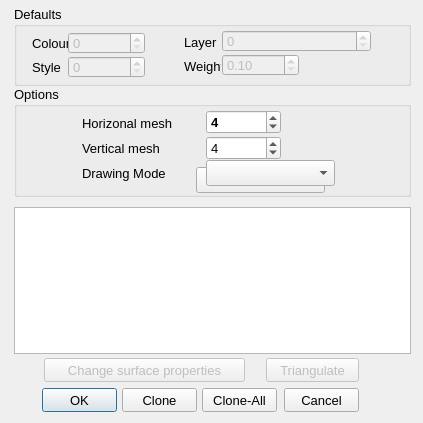
<?xml version="1.0" encoding="UTF-8"?>
<ui version="4.0">
 <class>RuledSurface_Dialog</class>
 <widget class="QDialog" name="RuledSurface_Dialog">
  <property name="geometry">
   <rect>
    <x>0</x>
    <y>0</y>
    <width>423</width>
    <height>423</height>
   </rect>
  </property>
  <property name="font">
   <font>
    <pointsize>10</pointsize>
   </font>
  </property>
  <property name="windowTitle">
   <string>Ruled surface options</string>
  </property>
  <widget class="QPushButton" name="_2">
   <property name="enabled">
    <bool>true</bool>
   </property>
   <property name="geometry">
    <rect>
     <x>284</x>
     <y>388</y>
     <width>75</width>
     <height>24</height>
    </rect>
   </property>
   <property name="font">
    <font>
     <pointsize>10</pointsize>
    </font>
   </property>
   <property name="text">
    <string>Cancel</string>
   </property>
   <property name="autoDefault">
    <bool>false</bool>
   </property>
  </widget>
  <widget class="QPushButton" name="_111">
   <property name="enabled">
    <bool>true</bool>
   </property>
   <property name="geometry">
    <rect>
     <x>202</x>
     <y>388</y>
     <width>75</width>
     <height>24</height>
    </rect>
   </property>
   <property name="font">
    <font>
     <pointsize>10</pointsize>
    </font>
   </property>
   <property name="text">
    <string>Clone-All</string>
   </property>
   <property name="autoDefault">
    <bool>false</bool>
   </property>
  </widget>
  <widget class="QPushButton" name="_1">
   <property name="geometry">
    <rect>
     <x>42</x>
     <y>388</y>
     <width>75</width>
     <height>24</height>
    </rect>
   </property>
   <property name="font">
    <font>
     <pointsize>10</pointsize>
    </font>
   </property>
   <property name="text">
    <string>OK</string>
   </property>
   <property name="default">
    <bool>true</bool>
   </property>
  </widget>
  <widget class="QPushButton" name="_110">
   <property name="enabled">
    <bool>true</bool>
   </property>
   <property name="geometry">
    <rect>
     <x>122</x>
     <y>388</y>
     <width>75</width>
     <height>24</height>
    </rect>
   </property>
   <property name="font">
    <font>
     <pointsize>10</pointsize>
    </font>
   </property>
   <property name="text">
    <string>Clone</string>
   </property>
   <property name="autoDefault">
    <bool>false</bool>
   </property>
  </widget>
  <widget class="QPushButton" name="_108">
   <property name="enabled">
    <bool>false</bool>
   </property>
   <property name="geometry">
    <rect>
     <x>44</x>
     <y>358</y>
     <width>201</width>
     <height>24</height>
    </rect>
   </property>
   <property name="font">
    <font>
     <pointsize>10</pointsize>
    </font>
   </property>
   <property name="text">
    <string>Change surface properties</string>
   </property>
   <property name="autoDefault">
    <bool>false</bool>
   </property>
  </widget>
  <widget class="QGroupBox" name="groupBox">
   <property name="geometry">
    <rect>
     <x>14</x>
     <y>86</y>
     <width>397</width>
     <height>111</height>
    </rect>
   </property>
   <property name="title">
    <string>Options</string>
   </property>
   <widget class="QLabel" name="label_9">
    <property name="geometry">
     <rect>
      <x>68</x>
      <y>27</y>
      <width>121</width>
      <height>20</height>
     </rect>
    </property>
    <property name="font">
     <font>
      <pointsize>10</pointsize>
     </font>
    </property>
    <property name="text">
     <string>Horizonal mesh</string>
    </property>
   </widget>
   <widget class="QLabel" name="label_10">
    <property name="geometry">
     <rect>
      <x>68</x>
      <y>52</y>
      <width>121</width>
      <height>20</height>
     </rect>
    </property>
    <property name="font">
     <font>
      <pointsize>10</pointsize>
     </font>
    </property>
    <property name="text">
     <string>Vertical mesh</string>
    </property>
   </widget>
   <widget class="QLabel" name="label_11">
    <property name="geometry">
     <rect>
      <x>68</x>
      <y>77</y>
      <width>121</width>
      <height>20</height>
     </rect>
    </property>
    <property name="font">
     <font>
      <pointsize>10</pointsize>
     </font>
    </property>
    <property name="text">
     <string>Drawing Mode</string>
    </property>
   </widget>
   <widget class="QComboBox" name="_106">
    <property name="geometry">
     <rect>
      <x>192</x>
      <y>74</y>
      <width>129</width>
      <height>26</height>
     </rect>
    </property>
    <property name="font">
     <font>
      <family>Lucida Grande</family>
      <pointsize>10</pointsize>
     </font>
    </property>
    <property name="maxCount">
     <number>4</number>
    </property>
   </widget>
   <widget class="RCIntegerSpinBox" name="_104">
    <property name="geometry">
     <rect>
      <x>192</x>
      <y>24</y>
      <width>75</width>
      <height>24</height>
     </rect>
    </property>
    <property name="font">
     <font>
      <family>Lucida Grande</family>
      <pointsize>10</pointsize>
      <weight>75</weight>
      <bold>true</bold>
     </font>
    </property>
    <property name="minimum">
     <number>2</number>
    </property>
    <property name="maximum">
     <number>2000</number>
    </property>
    <property name="value">
     <number>4</number>
    </property>
   </widget>
   <widget class="RCIntegerSpinBox" name="_105">
    <property name="geometry">
     <rect>
      <x>192</x>
      <y>50</y>
      <width>75</width>
      <height>24</height>
     </rect>
    </property>
    <property name="font">
     <font>
      <family>Lucida Grande</family>
      <pointsize>10</pointsize>
     </font>
    </property>
    <property name="minimum">
     <number>2</number>
    </property>
    <property name="maximum">
     <number>2000</number>
    </property>
    <property name="value">
     <number>4</number>
    </property>
   </widget>
   <widget class="QComboBox" name="_1006">
    <property name="enabled">
     <bool>true</bool>
    </property>
    <property name="geometry">
     <rect>
      <x>182</x>
      <y>81</y>
      <width>129</width>
      <height>26</height>
     </rect>
    </property>
    <property name="font">
     <font>
      <family>Lucida Grande</family>
      <pointsize>10</pointsize>
     </font>
    </property>
    <property name="editable">
     <bool>false</bool>
    </property>
   </widget>
   <zorder>_1006</zorder>
   <zorder>label_9</zorder>
   <zorder>label_10</zorder>
   <zorder>label_11</zorder>
   <zorder>_106</zorder>
   <zorder>_104</zorder>
   <zorder>_105</zorder>
  </widget>
  <widget class="QGroupBox" name="groupBox_3">
   <property name="geometry">
    <rect>
     <x>14</x>
     <y>6</y>
     <width>397</width>
     <height>80</height>
    </rect>
   </property>
   <property name="title">
    <string>Defaults</string>
   </property>
   <widget class="QPushButton" name="_1002">
    <property name="enabled">
     <bool>false</bool>
    </property>
    <property name="geometry">
     <rect>
      <x>134</x>
      <y>49</y>
      <width>24</width>
      <height>24</height>
     </rect>
    </property>
    <property name="toolTip">
     <string>Select Style</string>
    </property>
    <property name="statusTip">
     <string/>
    </property>
    <property name="text">
     <string/>
    </property>
    <property name="icon">
     <iconset resource="../RealCAD.qrc">
      <normaloff>:/images/PROPERTIES-styles.svg</normaloff>:/images/PROPERTIES-styles.svg</iconset>
    </property>
    <property name="iconSize">
     <size>
      <width>20</width>
      <height>20</height>
     </size>
    </property>
    <property name="autoDefault">
     <bool>false</bool>
    </property>
    <property name="flat">
     <bool>true</bool>
    </property>
   </widget>
   <widget class="QLabel" name="label_103">
    <property name="geometry">
     <rect>
      <x>170</x>
      <y>50</y>
      <width>37</width>
      <height>20</height>
     </rect>
    </property>
    <property name="font">
     <font>
      <pointsize>10</pointsize>
     </font>
    </property>
    <property name="text">
     <string>Weight</string>
    </property>
   </widget>
   <widget class="QPushButton" name="_1001">
    <property name="enabled">
     <bool>false</bool>
    </property>
    <property name="geometry">
     <rect>
      <x>360</x>
      <y>24</y>
      <width>24</width>
      <height>24</height>
     </rect>
    </property>
    <property name="toolTip">
     <string>Select Layer</string>
    </property>
    <property name="statusTip">
     <string/>
    </property>
    <property name="text">
     <string/>
    </property>
    <property name="icon">
     <iconset resource="../RealCAD.qrc">
      <normaloff>:/images/PROPERTIES-layers.svg</normaloff>:/images/PROPERTIES-layers.svg</iconset>
    </property>
    <property name="iconSize">
     <size>
      <width>20</width>
      <height>20</height>
     </size>
    </property>
    <property name="flat">
     <bool>true</bool>
    </property>
   </widget>
   <widget class="QSpinBox" name="_102">
    <property name="enabled">
     <bool>false</bool>
    </property>
    <property name="geometry">
     <rect>
      <x>54</x>
      <y>50</y>
      <width>77</width>
      <height>22</height>
     </rect>
    </property>
    <property name="font">
     <font>
      <family>Lucida Grande</family>
      <pointsize>10</pointsize>
     </font>
    </property>
    <property name="maximum">
     <number>255</number>
    </property>
   </widget>
   <widget class="QLabel" name="label_100">
    <property name="geometry">
     <rect>
      <x>18</x>
      <y>27</y>
      <width>39</width>
      <height>20</height>
     </rect>
    </property>
    <property name="font">
     <font>
      <pointsize>10</pointsize>
     </font>
    </property>
    <property name="text">
     <string>Colour</string>
    </property>
   </widget>
   <widget class="QLabel" name="label_102">
    <property name="geometry">
     <rect>
      <x>18</x>
      <y>51</y>
      <width>41</width>
      <height>20</height>
     </rect>
    </property>
    <property name="font">
     <font>
      <pointsize>10</pointsize>
     </font>
    </property>
    <property name="text">
     <string>Style</string>
    </property>
   </widget>
   <widget class="QPushButton" name="_1000">
    <property name="enabled">
     <bool>false</bool>
    </property>
    <property name="geometry">
     <rect>
      <x>134</x>
      <y>25</y>
      <width>24</width>
      <height>24</height>
     </rect>
    </property>
    <property name="toolTip">
     <string>Select Colour</string>
    </property>
    <property name="text">
     <string/>
    </property>
    <property name="icon">
     <iconset resource="../RealCAD.qrc">
      <normaloff>:/images/PROPERTIES-colours.svg</normaloff>:/images/PROPERTIES-colours.svg</iconset>
    </property>
    <property name="iconSize">
     <size>
      <width>20</width>
      <height>20</height>
     </size>
    </property>
    <property name="autoDefault">
     <bool>false</bool>
    </property>
    <property name="flat">
     <bool>true</bool>
    </property>
   </widget>
   <widget class="QSpinBox" name="_100">
    <property name="enabled">
     <bool>false</bool>
    </property>
    <property name="geometry">
     <rect>
      <x>54</x>
      <y>26</y>
      <width>77</width>
      <height>22</height>
     </rect>
    </property>
    <property name="font">
     <font>
      <family>Lucida Grande</family>
      <pointsize>10</pointsize>
     </font>
    </property>
    <property name="specialValueText">
     <string/>
    </property>
    <property name="maximum">
     <number>255</number>
    </property>
   </widget>
   <widget class="WeightSpinBox" name="_103">
    <property name="enabled">
     <bool>false</bool>
    </property>
    <property name="geometry">
     <rect>
      <x>208</x>
      <y>48</y>
      <width>77</width>
      <height>22</height>
     </rect>
    </property>
    <property name="font">
     <font>
      <family>Lucida Grande</family>
      <pointsize>10</pointsize>
     </font>
    </property>
    <property name="specialValueText">
     <string/>
    </property>
    <property name="minimum">
     <double>0.100000000000000</double>
    </property>
    <property name="maximum">
     <double>3.000000000000000</double>
    </property>
    <property name="singleStep">
     <double>0.100000000000000</double>
    </property>
   </widget>
   <widget class="LayerSpinBox" name="_101">
    <property name="enabled">
     <bool>false</bool>
    </property>
    <property name="geometry">
     <rect>
      <x>208</x>
      <y>24</y>
      <width>149</width>
      <height>22</height>
     </rect>
    </property>
    <property name="font">
     <font>
      <family>Lucida Grande</family>
      <pointsize>10</pointsize>
     </font>
    </property>
    <property name="suffix">
     <string/>
    </property>
    <property name="maximum">
     <number>2049</number>
    </property>
   </widget>
   <widget class="QPushButton" name="_1003">
    <property name="enabled">
     <bool>false</bool>
    </property>
    <property name="geometry">
     <rect>
      <x>288</x>
      <y>48</y>
      <width>24</width>
      <height>24</height>
     </rect>
    </property>
    <property name="toolTip">
     <string>Select Weight</string>
    </property>
    <property name="statusTip">
     <string/>
    </property>
    <property name="text">
     <string/>
    </property>
    <property name="icon">
     <iconset resource="../RealCAD.qrc">
      <normaloff>:/images/PROPERTIES-weights.svg</normaloff>:/images/PROPERTIES-weights.svg</iconset>
    </property>
    <property name="iconSize">
     <size>
      <width>20</width>
      <height>20</height>
     </size>
    </property>
    <property name="flat">
     <bool>true</bool>
    </property>
   </widget>
   <widget class="QLabel" name="label_101">
    <property name="geometry">
     <rect>
      <x>170</x>
      <y>26</y>
      <width>33</width>
      <height>20</height>
     </rect>
    </property>
    <property name="font">
     <font>
      <pointsize>10</pointsize>
     </font>
    </property>
    <property name="text">
     <string>Layer</string>
    </property>
   </widget>
  </widget>
  <widget class="QPushButton" name="_109">
   <property name="enabled">
    <bool>false</bool>
   </property>
   <property name="geometry">
    <rect>
     <x>266</x>
     <y>358</y>
     <width>93</width>
     <height>24</height>
    </rect>
   </property>
   <property name="font">
    <font>
     <pointsize>10</pointsize>
    </font>
   </property>
   <property name="text">
    <string>Triangulate</string>
   </property>
   <property name="autoDefault">
    <bool>false</bool>
   </property>
  </widget>
  <widget class="QGraphicsView" name="_107">
   <property name="geometry">
    <rect>
     <x>14</x>
     <y>207</y>
     <width>397</width>
     <height>147</height>
    </rect>
   </property>
   <property name="verticalScrollBarPolicy">
    <enum>Qt::ScrollBarAlwaysOff</enum>
   </property>
   <property name="horizontalScrollBarPolicy">
    <enum>Qt::ScrollBarAlwaysOff</enum>
   </property>
  </widget>
 </widget>
 <customwidgets>
  <customwidget>
   <class>WeightSpinBox</class>
   <extends>QDoubleSpinBox</extends>
   <header>../RealCADQt/source/weightspinbox.h</header>
  </customwidget>
  <customwidget>
   <class>LayerSpinBox</class>
   <extends>QSpinBox</extends>
   <header>../RealCADQt/source/layerspinbox.h</header>
  </customwidget>
  <customwidget>
   <class>RCIntegerSpinBox</class>
   <extends>QSpinBox</extends>
   <header>../RealCADQt/source/rcintegerspinbox.h</header>
  </customwidget>
 </customwidgets>
 <tabstops>
  <tabstop>_100</tabstop>
  <tabstop>_1000</tabstop>
  <tabstop>_101</tabstop>
  <tabstop>_1001</tabstop>
  <tabstop>_102</tabstop>
  <tabstop>_1002</tabstop>
  <tabstop>_103</tabstop>
  <tabstop>_1003</tabstop>
  <tabstop>_104</tabstop>
  <tabstop>_105</tabstop>
  <tabstop>_1006</tabstop>
  <tabstop>_106</tabstop>
  <tabstop>_107</tabstop>
  <tabstop>_108</tabstop>
  <tabstop>_109</tabstop>
  <tabstop>_1</tabstop>
  <tabstop>_110</tabstop>
  <tabstop>_111</tabstop>
  <tabstop>_2</tabstop>
 </tabstops>
 <resources>
  <include location="../RealCAD.qrc"/>
 </resources>
 <connections/>
</ui>
